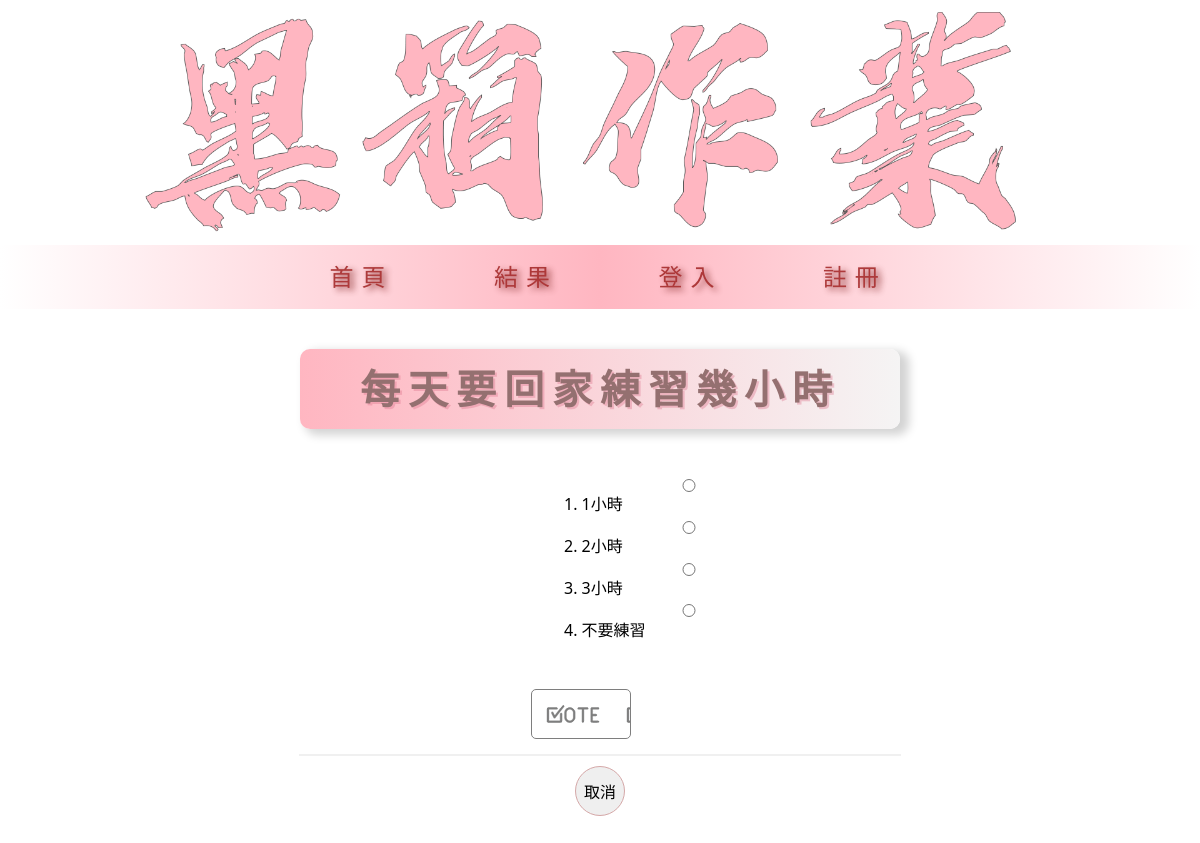
Screenshot of /vote/index.php?do=vote&id=13 with the database file from the repository.
### tables this page shows
CREATE TABLE `topic` (
  `id` int(10) UNSIGNED NOT NULL,
  `subject` text NOT NULL,
  `type` int(1) UNSIGNED NOT NULL,
  `image` varchar(20) DEFAULT NULL,
  `login` tinyint(1) UNSIGNED NOT NULL,
  `open_date` datetime NOT NULL,
  `close_date` datetime NOT NULL,
  `created_time` timestamp NOT NULL DEFAULT current_timestamp(),
  `updated_time` timestamp NOT NULL DEFAULT current_timestamp() ON UPDATE current_timestamp()
);

CREATE TABLE `options` (
  `id` int(10) UNSIGNED NOT NULL,
  `description` text NOT NULL,
  `subject_id` int(10) UNSIGNED NOT NULL,
  `total` int(10) UNSIGNED NOT NULL DEFAULT 0,
  `created_time` timestamp NOT NULL DEFAULT current_timestamp(),
  `update_time` timestamp NOT NULL DEFAULT current_timestamp() ON UPDATE current_timestamp()
);

### vote/front/vote.php (the view, shortened to what this page needs)
<?php
$topic=$pdo->query("select * from `topic` where `id`='{$_GET['id']}'")->fetch(PDO::FETCH_ASSOC);
$options=$pdo->query("select * from `options` where `subject_id`='{$_GET['id']}'")->fetchAll(PDO::FETCH_ASSOC);
?>
<form action="./api/vote_api.php" method="post" class="vote">
    <h3><?= $topic['subject']; ?></h3>
    <ul class="desc-ul">
    <?php
        foreach ($options as $idx => $opt) {
            echo "<li>";
            if($topic['type']==1){
                echo "<input type='radio' name='desc' value='{$opt['id']}'>";
            }else if($topic['type']==2){
                echo "<input type='checkbox' class='chebox'  name='desc[]' value='{$opt['id']}'>";
            }
            echo "<span>" . ($idx + 1) . ". </span>";
            echo "<span>{$opt['description']}</span>";
            echo "</li>";
        }
    ?>
    </ul>
    <div class="f-inB">
        <input class="go-vote-in" type="submit" value="">
    </div>
    <hr>
    <div class="f-inB">
        <input class="go-vote-out" type="button" value="取消" onclick="location.href='./index.php'">
    </div>
</form>

### vote/css/form.css (style rules this page uses)
form { text-align: center; }
form { width: 100%; }
form>div { margin-bottom: 10px; margin-top: 10px; }
form hr { width: 50%; }
form input { border: 1px solid #d5a8a8; border-radius: 5px; line-height: normal; width: 250px; margin-top: 0.1rem; }
.f-inB { height: 90px; margin: 0 auto; position: relative; }
.go-vote-out { height: 50px; width: 50px; border-radius: 50%; }
.vote div>.go-vote-in { position: absolute; right: 47.4%; width: 100px; bottom: 5px; height: 50px; opacity: 0.5; border: 1px solid black; background-color: white; background-image: url(/s1120213/vote/img/vote_ticket.png); }
h3 { letter-spacing: 8px; opacity: 1; border-radius: 10px; width: 50%; height: 5rem; margin: 40px auto; padding-bottom: 5px; font-size: 2.5rem; background-image: linear-gradient(to right, lightpink, #f5f4f4); background-repeat: no-repeat; padding-top: 17px; color: #947070; animation-name: h3Ani; animation-duration: 2.5s; animation-fill-mode: forwards; margin-bottom: 3rem; text-shadow: 2px 2px #dc718a5e; }
input[type="submit"] { width: 250px; height: 2rem; color: brown; background-color: lightpink; opacity: 0.7; margin-top: 20px; }

### vote/index.php (style rules this page uses)
ul { width:100%; list-style: none; margin: 0 auto; padding: 0; }
.desc-ul { text-align: left; padding-left: 7%; margin-top: 10px; margin-bottom: 15px; width: 20%; }
.desc-ul>li { margin-bottom: 5px; }
li>input { margin-right: 5px; }
hr { border: 0.3px solid #ccc; opacity: 0.3; width: 80%; margin-top: 10px; }

### rows the page displays
topic: subject "每天要回家練習幾小時"
options: description "1小時"
options: description "2小時"
options: description "3小時"
options: description "不要練習"
